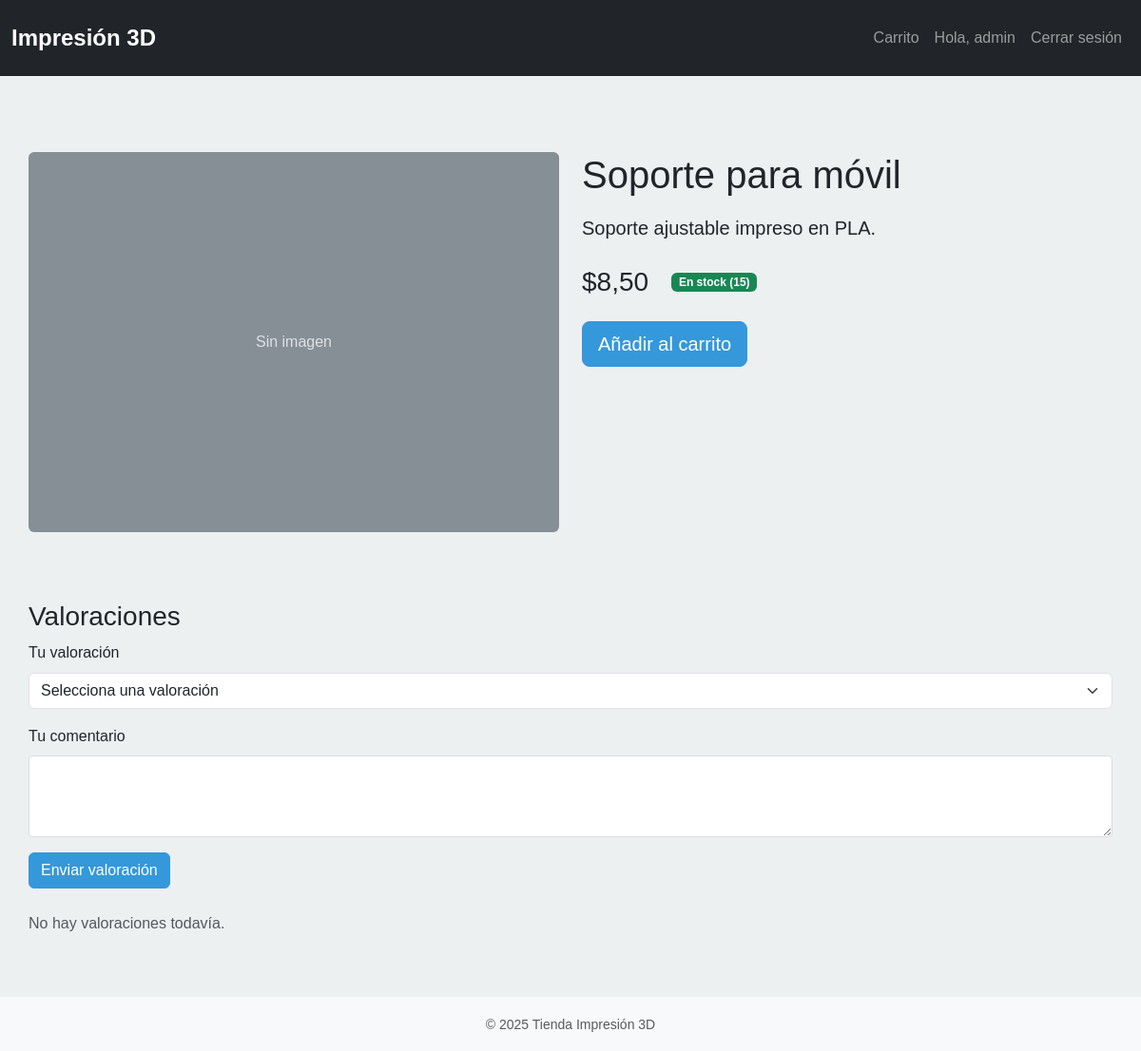
The page /product/2/ (signed in) on the database its author committed.
### myshop/models.py (models this page shows, shortened)
class Product(models.Model):
    CATEGORY_CHOICES = [
        ('figure', 'Figura'),
        ('spare', 'Repuesto'),
        ('custom', 'Personalizado'),
    ]
    name = models.CharField(max_length=200)
    description = models.TextField(blank=True)
    price = models.DecimalField(max_digits=8, decimal_places=2)
    image_url = models.URLField(blank=True)
    stock = models.IntegerField(default=0)
    category = models.CharField(max_length=20, choices=CATEGORY_CHOICES, default='figure')
    created_at = models.DateTimeField(auto_now_add=True)
    average_rating = models.DecimalField(max_digits=3, decimal_places=2, default=0)
    review_count = models.IntegerField(default=0)
    class Meta:
        verbose_name = "Producto"
        verbose_name_plural = "Productos"
        ordering = ['-created_at']
    class Meta:
        ordering = ['-created_at']

### myshop/views.py (the view, shortened to what this page needs)
# urls.py: path('product/<int:product_id>/', views.product_detail, name='product_detail'),
def product_detail(request, product_id):
    product = get_object_or_404(Product, id=product_id)
    reviews = Review.objects.filter(product=product).order_by('-created_at')
    user_review = None
    if request.user.is_authenticated:
        user_review = Review.objects.filter(product=product, user=request.user).first()
    context = {
        'product': product,
        'reviews': reviews,
        'user_review': user_review,
        'year': datetime.now().year,
    }
    return render(request, 'product_detail.html', context)

### templates/product_detail.html (shortened to what this page needs)
{% extends 'base.html' %}
{% block content %}
<div class="container mt-4">
    <div class="row">
        <div class="col-md-6 mb-4">
            {% if product.image_url %}
                <img src="{{ product.image_url }}" alt="{{ product.name }}" class="img-fluid rounded">
            {% else %}
                <svg class="img-fluid rounded" width="100%" height="400" xmlns="http://www.w3.org/2000/svg" role="img" aria-label="Placeholder" preserveAspectRatio="xMidYMid slice" focusable="false">
                    <text x="50%" y="50%" fill="#dee2e6" dy=".3em" text-anchor="middle">Sin imagen</text>
                </svg>
            {% endif %}
        </div>
        <div class="col-md-6">
            <h1 class="mb-3">{{ product.name }}</h1>
            <p class="lead mb-4">{{ product.description }}</p>
            <div class="d-flex align-items-center mb-4">
                <h2 class="h3 mb-0 me-4">${{ product.price }}</h2>
                {% if product.stock > 0 %}
                    <span class="badge bg-success">En stock ({{ product.stock }})</span>
                {% else %}
                    <span class="badge bg-danger">Agotado</span>
                {% endif %}
            </div>
            {% if user.is_authenticated and product.stock > 0 %}
                <button class="btn btn-primary btn-lg add-to-cart" data-product-id="{{ product.id }}">
                    Añadir al carrito
                </button>
            {% elif not user.is_authenticated %}
                <a href="{% url 'myshop:login' %}" class="btn btn-primary btn-lg">Inicia sesión para comprar</a>
            {% endif %}
        </div>
    </div>
    <div class="row mt-5">
        <div class="col-12">
            <h3>Valoraciones</h3>
            {% if user.is_authenticated and not user_review %}
                <form method="post" class="mb-4">
                    <div class="mb-3">
                        <label for="rating" class="form-label">Tu valoración</label>
                        <select name="rating" id="rating" class="form-select" required>
                            <option value="">Selecciona una valoración</option>
                        </select>
                    </div>
                    <div class="mb-3">
                        <label for="comment" class="form-label">Tu comentario</label>
                        <textarea name="comment" id="comment" class="form-control" rows="3" required></textarea>
                    </div>
                    <button type="submit" class="btn btn-primary">Enviar valoración</button>
                </form>
            {% endif %}
            {% if reviews %}
                <div class="list-group">
                    {% for review in reviews %}
                        <div class="list-group-item">
                            <div class="d-flex w-100 justify-content-between">
                                <h5 class="mb-1">{{ review.user.username }}</h5>
                                <small class="text-muted">
                                    {% for i in "12345"|make_list %}
                                        {% if forloop.counter <= review.rating %}
                                            ★
                                        {% else %}
                                            ☆
                                        {% endif %}
                                    {% endfor %}
                                </small>
                            </div>
                            <p class="mb-1">{{ review.comment }}</p>
                            <small class="text-muted">{{ review.created_at|date:"d/m/Y H:i" }}</small>
                        </div>
                    {% endfor %}
                </div>
            {% else %}
                <p class="text-muted">No hay valoraciones todavía.</p>
            {% endif %}
        </div>
    </div>
</div>
{% endblock %}

### templates/base.html (shortened to what this page needs)
<!doctype html>
<html lang="es">
  <head>
    <link href="https://cdn.jsdelivr.net/npm/bootstrap@5.3.1/dist/css/bootstrap.min.css" rel="stylesheet">
    {% load static %}
    <link href="{% static 'css/style.css' %}" rel="stylesheet">
  </head>
  <body>
    <nav class="navbar navbar-expand-lg navbar-dark bg-dark">
      <div class="container-fluid">
        <a class="navbar-brand" href="{% url 'myshop:index' %}">Impresión 3D</a>
        <div class="collapse navbar-collapse" id="navMenu">
          <ul class="navbar-nav ms-auto">
            <li class="nav-item"><a class="nav-link" href="{% url 'myshop:cart' %}">Carrito</a></li>
            {% if user.is_authenticated %}
              <li class="nav-item"><a class="nav-link" href="#">Hola, {{ user.username }}</a></li>
              <li class="nav-item"><a class="nav-link" href="{% url 'myshop:logout' %}">Cerrar sesión</a></li>
            {% else %}
              <li class="nav-item"><a class="nav-link" href="{% url 'myshop:login' %}">Iniciar sesión</a></li>
              <li class="nav-item"><a class="nav-link" href="{% url 'myshop:signup' %}">Registrarse</a></li>
            {% endif %}
          </ul>
        </div>
      </div>
    </nav>
    <main class="container py-4">
      {% block content %}{% endblock %}
    </main>
    <footer class="bg-light py-3 mt-4">
      <div class="container text-center">
        <small class="text-muted">© {{ year|default:2025 }} Tienda Impresión 3D</small>
      </div>
    </footer>
  </body>
</html>

### static/css/style.css (style rules this page uses)
:root { --primary-color: #3498db; --secondary-color: #2ecc71; --dark-color: #2c3e50; --light-color: #ecf0f1; }
body { font-family: 'Arial', sans-serif; line-height: 1.6; margin: 0; padding: 0; background-color: var(--light-color); }
.navbar { background-color: var(--dark-color); padding: 1rem 0; margin-bottom: 2rem; }
.navbar-brand { color: white !important; font-size: 1.5rem; font-weight: bold; }
.container { max-width: 1200px; margin: 0 auto; padding: 0 15px; }
.btn-primary { background-color: var(--primary-color); border-color: var(--primary-color); }
.form-control { border-radius: 4px; border: 1px solid #ddd; }
footer { background-color: var(--dark-color); color: white; padding: 2rem 0; margin-top: 3rem; }

### rows shown on the page
Product: name "Soporte para móvil", description "Soporte ajustable impreso en PLA.", price "8,50", stock "15"

### other values the page prints
{{ user.username }} "admin"
